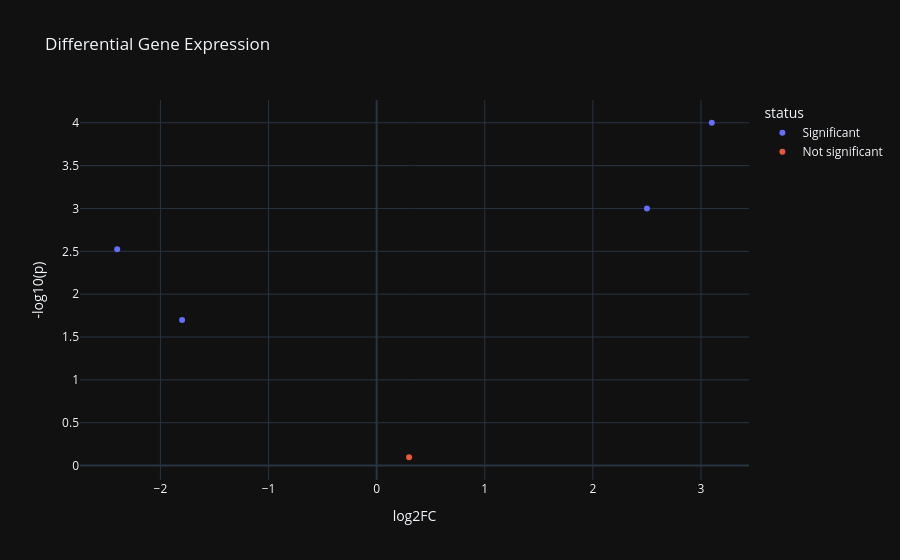

Write notebook code for a chart like this one.
### Code cell
import plotly.express as px
import numpy as np
import pandas as pd

df = pd.DataFrame({
    "gene": ["TP53", "MYC", "BRCA1", "EGFR", "CDK1"],
    "log2FC": [2.5, -1.8, 0.3, 3.1, -2.4], 
    "pvalue": [0.001, 0.02, 0.8, 0.0001, 0.003],
})

df["-log10(p)"] = -np.log10(df["pvalue"])

df["status"] = np.where(
    (df["pvalue"] < 0.05) & (abs(df["log2FC"]) > 1),
    "Significant",
    "Not significant"
)

fig = px.scatter(
    df,
    x="log2FC",
    y="-log10(p)",
    color="status",
    hover_name="gene",
    hover_data=["pvalue"],
    title="Differential Gene Expression",
    template="plotly_dark",
)

fig.show()

### Figure 1 — Plotly figure (JSON) as saved in the notebook; plotly's stock layout.template omitted (floating-point values rounded to 4 significant figures)
{"data": [{"customdata": [[0.001], [0.02], [0.0001], [0.003]], "hovertemplate": "<b>%{hovertext}</b><br><br>status=Significant<br>log2FC=%{x}<br>-log10(p)=%{y}<br>pvalue=%{customdata[0]}<extra></extra>", "hovertext": ["TP53", "MYC", "EGFR", "CDK1"], "legendgroup": "Significant", "marker": {"color": "#636efa", "symbol": "circle"}, "mode": "markers", "name": "Significant", "orientation": "v", "showlegend": true, "type": "scatter", "x": [2.5, -1.8, 3.1, -2.4], "xaxis": "x", "y": [3.0, 1.699, 4.0, 2.523], "yaxis": "y"}, {"customdata": [[0.8]], "hovertemplate": "<b>%{hovertext}</b><br><br>status=Not significant<br>log2FC=%{x}<br>-log10(p)=%{y}<br>pvalue=%{customdata[0]}<extra></extra>", "hovertext": ["BRCA1"], "legendgroup": "Not significant", "marker": {"color": "#EF553B", "symbol": "circle"}, "mode": "markers", "name": "Not significant", "orientation": "v", "showlegend": true, "type": "scatter", "x": [0.3], "xaxis": "x", "y": [0.09691], "yaxis": "y"}], "layout": {"legend": {"title": {"text": "status"}, "tracegroupgap": 0}, "title": {"text": "Differential Gene Expression"}, "xaxis": {"anchor": "y", "domain": [0, 1], "title": {"text": "log2FC"}}, "yaxis": {"anchor": "x", "domain": [0, 1], "title": {"text": "-log10(p)"}}}}
